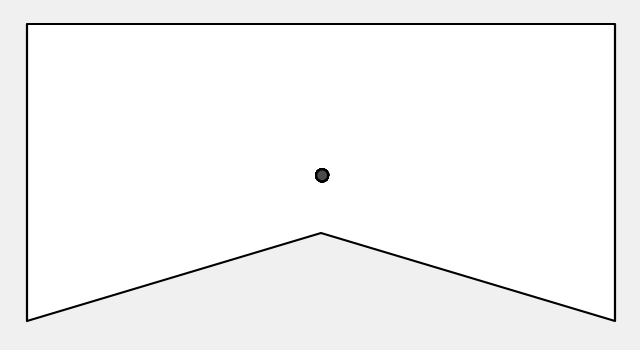
Frame 1 (no input)
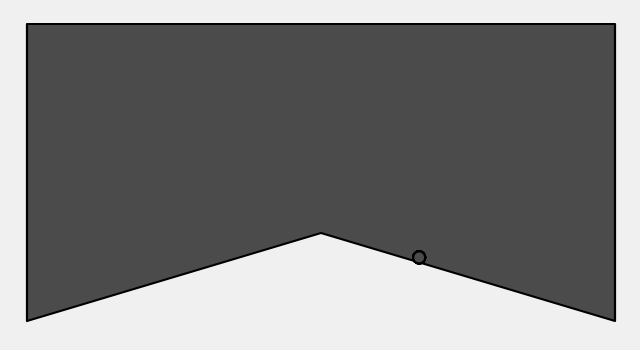
Frame 60 (no input)
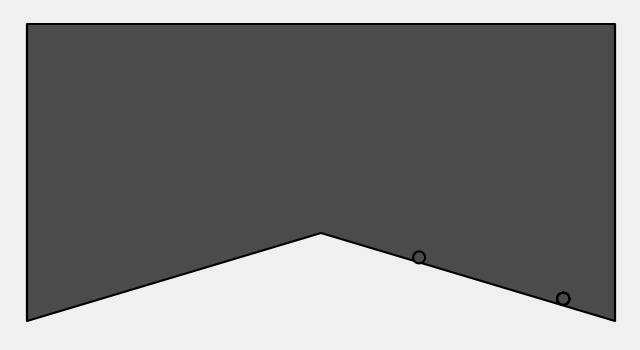
Frame 120 (the mouse pressed at the canvas centre since frame 60)

The p5.js sketch that drew these frames (run headless with seeded random() and noise() and a simulated clock; from frame 60 on, the mouse is pressed at the canvas centre):

// p5.js sketch
// ── sketch.js
// Path Following (Complex Path)
// The Nature of Code

// Using this variable to decide whether to draw all the stuff
let debug = false;

// A path object (series of connected points)
let path;


// Two vehicles
let vehicles = [];

function setup() {
  createCanvas(640, 350);
  // Call a function to generate new Path object
  newPath();
  

  // We are now making random vehicles and storing them in an ArrayList
  for (let i = 0; i < 12; i++) {
    newVehicle(width/2, height/2);
  }
  createP(
    "Hit 'd' to toggle debugging lines.<br/>Click the mouse to generate new vehicles."
  );
}

function draw() {
  background(240);
  // Display the path
  path.display();

  for (let v of vehicles) {
    // Path following and separation are worked on in this function
    v.applyBehaviors(vehicles, path);
    // Call the generic run method (update, borders, display, etc.)
    v.run();
  }
}

function newPath() {
  // A path is a series of connected points
  // A more sophisticated path might be a curve
  path = new Path();
  let offset = 40;
  path.addPoint(offset, offset);
  path.addPoint(width - offset, offset);
  path.addPoint(width - offset, height - offset);
  path.addPoint(width / 2, height - offset * 3);
  path.addPoint(offset, height - offset);



}

function newVehicle(x, y) {
  let maxspeed = 2.5;
  let maxforce = 0.5;
  vehicles.push(new Vehicle(x, y, maxspeed, maxforce));
}

function keyPressed() {
  if (key == "d") {
    debug = !debug;
  }
}

function mousePressed() {
  newVehicle(mouseX, mouseY);
}

// ── Character.js
class Character {
  constructor(x, y) {
    this.position = createVector(x, y);
    this.velocity = createVector(2, 2);
    this.acceleration = createVector(0, 0);
    this.maxSpeed = 3;
    this.maxForce = 0.1;
  }
  
  followWall(walls) {
    let predict = this.velocity.copy();
    predict.setMag(25); // Predict 25 pixels ahead
    let predictLoc = p5.Vector.add(this.position, predict);
    
    let closestWall = null;
    let recordDist = Infinity;
    let closestPoint = null;
    
    for (let wall of walls) {
      let a = wall.start;
      let b = wall.end;
      let normalPoint = getNormalPoint(predictLoc, a, b);
      
      // Ensure the normal point is on the segment
      if (normalPoint.x < min(a.x, b.x) || normalPoint.x > max(a.x, b.x) ||
          normalPoint.y < min(a.y, b.y) || normalPoint.y > max(a.y, b.y)) {
        normalPoint = b.copy();
      }
      
      let distance = p5.Vector.dist(predictLoc, normalPoint);
      if (distance < recordDist) {
        recordDist = distance;
        closestWall = wall;
        closestPoint = normalPoint;
      }
    }
    
    if (closestWall) {
      let dir = p5.Vector.sub(closestWall.end, closestWall.start).normalize(); 
      let perp = createVector(-dir.y, dir.x); 
      perp.setMag(wallFollowDistance); 
      let target = p5.Vector.add(closestPoint, perp); 
      this.seek(target);
      
      // DEBUG: Draw the perp vector
      if (debugMode) {
        stroke(0, 255, 0); // Green color for perp vector
        line(closestPoint.x, closestPoint.y,
             closestPoint.x + perp.x,
             closestPoint.y + perp.y);
      }
    }
  }
  
  seek(target) {
    let desired = p5.Vector.sub(target, this.position);
    desired.setMag(this.maxSpeed);
    let steer = p5.Vector.sub(desired, this.velocity);
    steer.limit(this.maxForce);
    this.applyForce(steer);
  }
  
  applyForce(force) {
    this.acceleration.add(force);
  }
  
  update() {
    this.velocity.add(this.acceleration);
    this.velocity.limit(this.maxSpeed);
    this.position.add(this.velocity);
    this.acceleration.mult(0);
  }
  
  show() {
    fill(127);
    stroke(0);
    strokeWeight(1);
    ellipse(this.position.x, this.position.y, 32, 32);
  }
  
  drawVectors() {
    // Draw velocity vector
    stroke(255, 0, 0); // Red color for velocity vector
    line(this.position.x, this.position.y, 
         this.position.x + this.velocity.x * 10, 
         this.position.y + this.velocity.y * 10);
    
    // Draw acceleration vector
    stroke(0, 0, 255); // Blue color for acceleration vector
    line(this.position.x, this.position.y, 
         this.position.x + this.acceleration.x * 100, 
         this.position.y + this.acceleration.y * 100);
  }
}
function getNormalPoint(p, a, b) {
  let ap = p5.Vector.sub(p, a);
  let ab = p5.Vector.sub(b, a);
  ab.setMag(ap.dot(ab) / ab.mag());
  let normalPoint = p5.Vector.add(a, ab);
  return normalPoint;
}
// ── Wall.js

class Wall {
  constructor(x1, y1, x2, y2) {
    this.start = createVector(x1, y1);
    this.end = createVector(x2, y2);
  }
  
  show() {
    stroke(0);
    strokeWeight(2);
    line(this.start.x, this.start.y, this.end.x, this.end.y);
  }
}

// ── path.js

class Path {
    constructor() {
      // Arbitrary radius of 20
      // A path has a radius, i.e how far is it ok for the boid to wander off
      this.radius  = 20 ;
      // A Path is an arraylist of points (PVector objects)
      this.points = [];
    }
  
    // Add a point to the path
    addPoint(x, y) {
      let point = createVector(x, y);
      this.points.push(point);
    }
    // Draw the path
    display() {
      strokeJoin(ROUND);
  
      // Draw thick line for radius
      stroke(20);
      strokeWeight(this.radius/9);
      noFill();
      beginShape();
      for (let v of this.points) {
        vertex(v.x, v.y);
      }
      endShape(CLOSE);
      // Draw thin line for center of path
      stroke(0);
        strokeWeight(1);
        noFill();

    }
    display() {
      strokeJoin(ROUND);

      stroke(0);
      strokeWeight(this.radius /9 );
      beginShape();
      for (let v of this.points) {
        vertex(v.x*1.05-15, v.y *1.1 -20); // Subtract this.radius/2 from the y-coordinate
      }
      endShape(CLOSE);
    }
  }
  
// ── vehicle.js
// Path Following (Complex Path)
// The Nature of Code
// The Coding Train / Daniel Shiffman

// Path Following
// Vehicle class

class Vehicle {
    // Constructor initialize all values
    constructor(x, y, ms, mf) {
      this.position = createVector(x, y);
      this.r = 12;
      this.maxspeed = ms;
      this.maxforce = mf;
      this.acceleration = createVector(0, 0);
      this.velocity = createVector(this.maxspeed, 0);
    }
  
    // A function to deal with path following and separation
    applyBehaviors(vehicles, path) {
      // Follow path force
      let f = this.follow(path);
 
      // Separate from other boids force
      let s = this.separate(vehicles);
      // Arbitrary weighting
      f.mult(1);
      s.mult(0);
      // Accumulate in acceleration
      this.applyForce(f);
      this.applyForce(s);
    }
  
    applyForce(force) {
      // We could add mass here if we want A = F / M
      this.acceleration.add(force);
    }
  
    // Main "run" function
    run() {
      this.update();
      this.render();
    }
  
    // This function implements Craig Reynolds' path following algorithm
    // http://www.red3d.com/cwr/steer/PathFollow.html
    follow(path) {
      // Predict position 25 (arbitrary choice) frames ahead
      let predict = this.velocity.copy();
      predict.normalize();
      predict.mult(35);
      let predictpos = p5.Vector.add(this.position, predict);
  
      // Now we must find the normal to the path from the predicted position
      // We look at the normal for each line segment and pick out the closest one
      let normal = null;
      let target = null;
      let worldRecord = 1000000; // Start with a very high worldRecord distance that can easily be beaten
  
      // Loop through all points of the path
      for (let i = 0; i < path.points.length; i++) {
        // Look at a line segment
        let a = path.points[i];
        let b = path.points[(i + 1) % path.points.length]; // Note Path has to wraparound
  
        // Get the normal point to that line
        let normalPoint = getNormalPoint(predictpos, a, b);
  
        // Check if normal is on line segment
        let dir = p5.Vector.sub(b, a);
        // If it's not within the line segment, consider the normal to just be the end of the line segment (point b)
        //if (da + db > line.mag()+1) {
        if (
          normalPoint.x < min(a.x, b.x) ||
          normalPoint.x > max(a.x, b.x) ||
          normalPoint.y < min(a.y, b.y) ||
          normalPoint.y > max(a.y, b.y)
        ) {
          normalPoint = b.copy();
          // If we're at the end we really want the next line segment for looking ahead
          a = path.points[(i + 1) % path.points.length];
          b = path.points[(i + 2) % path.points.length]; // Path wraps around
          dir = p5.Vector.sub(b, a);
        }
  
        // How far away are we from the path?
        let d = p5.Vector.dist(predictpos, normalPoint);
        // Did we beat the worldRecord and find the closest line segment?
        if (d < worldRecord) {
          worldRecord = d;
          normal = normalPoint;
  
          // Look at the direction of the line segment so we can seek a little bit ahead of the normal
          dir.normalize();
          // This is an oversimplification
          // Should be based on distance to path & velocity
          dir.mult(20);
          target = normal.copy();
          target.add(dir);

        }
        if (d < path.radius) {
            let diff = p5.Vector.sub(normal, this.position);
            let desired = diff.normalize().mult(this.maxspeed);
            let steer = p5.Vector.sub(desired, this.velocity);
            steer.limit(this.maxforce);
            this.applyForce(steer);
          }
        }
  
      // Draw the debugging stuff
      if (debug) {
        // Draw predicted future position
        stroke(0);
        fill(0);
        line(this.position.x, this.position.y, predictpos.x, predictpos.y);
        ellipse(predictpos.x, predictpos.y, 4, 4);
  
        // Draw normal position
        stroke(0);
        fill(0);
        ellipse(normal.x, normal.y, 4, 4);
        // Draw actual target (red if steering towards it)
        line(predictpos.x, predictpos.y, target.x, target.y);
        if (worldRecord > path.radius) fill(255, 0, 0);
        noStroke();
        ellipse(target.x, target.y, 8, 8);
      }
      
      // Only if the distance is greater than the path's radius do we bother to steer
      if (worldRecord > path.radius) {
        return this.seek(target);
      } else {
        return createVector(0, 0);

      } 
    }
  
    // Separation
    // Method checks for nearby boids and steers away
    separate(boids) {
      let desiredseparation = this.r * 2;
      let steer = createVector(0, 0, 0);
      let count = 0;
      // For every boid in the system, check if it's too close
      for (let i = 0; i < boids.length; i++) {
        let other = boids[i];
        let d = p5.Vector.dist(this.position, other.position);
        // If the distance is greater than 0 and less than an arbitrary amount (0 when you are yourself)
        if (d > 0 && d < desiredseparation) {
          // Calculate vector pointing away from neighbor
          let diff = p5.Vector.sub(this.position, other.position);
          diff.normalize();
          diff.div(d); // Weight by distance
          steer.add(diff);
          count++; // Keep track of how many
        }
      }
      // Average -- divide by how many
      if (count > 0) {
        steer.div(count);
      }
  
      // As long as the vector is greater than 0
      if (steer.mag() > 0) {
        // Implement Reynolds: Steering = Desired - Velocity
        steer.normalize();
        steer.mult(this.maxspeed);
        steer.sub(this.velocity);
        steer.limit(this.maxforce);
      }
      return steer;
    }
  
    update() {
      // Update velocity
      this.velocity.add(this.acceleration);
      // Limit speed
      this.velocity.limit(this.maxspeed);
      this.position.add(this.velocity);
      // Reset accelertion to 0 each cycle
      this.acceleration.mult(0);
    }
  
    // A method that calculates and applies a steering force towards a target
    // STEER = DESIRED MINUS VELOCITY
    seek(target) {
      let desired = p5.Vector.sub(target, this.position); // A vector pointing from the position to the target
  
      // Normalize desired and scale to maximum speed
      desired.normalize();
      desired.mult(this.maxspeed);
      // Steering = Desired minus Vepositionity
      let steer = p5.Vector.sub(desired, this.velocity);
      steer.limit(this.maxforce); // Limit to maximum steering force
  
      return steer;
    }
  
    render() {
      // Simpler boid is just a circle
      fill(75);
      stroke(0);
      push();
      // Set the position of the vehicle to be at a distance from the wall
      // Draw the vehicle at the new position
      translate(this.position.x, this.position.y);
      ellipse(0, 0, this.r, this.r);
      pop();
    }}
    
  
  function getNormalPoint(p, a, b) {
    // Vector from a to p
    let ap = p5.Vector.sub(p, a);
    // Vector from a to b
    let ab = p5.Vector.sub(b, a);
    ab.normalize(); // Normalize the line
    // Project vector "diff" onto line by using the dot product
    ab.mult(ap.dot(ab));
    let normalPoint = p5.Vector.add(a, ab);
    return normalPoint;
  }
  
